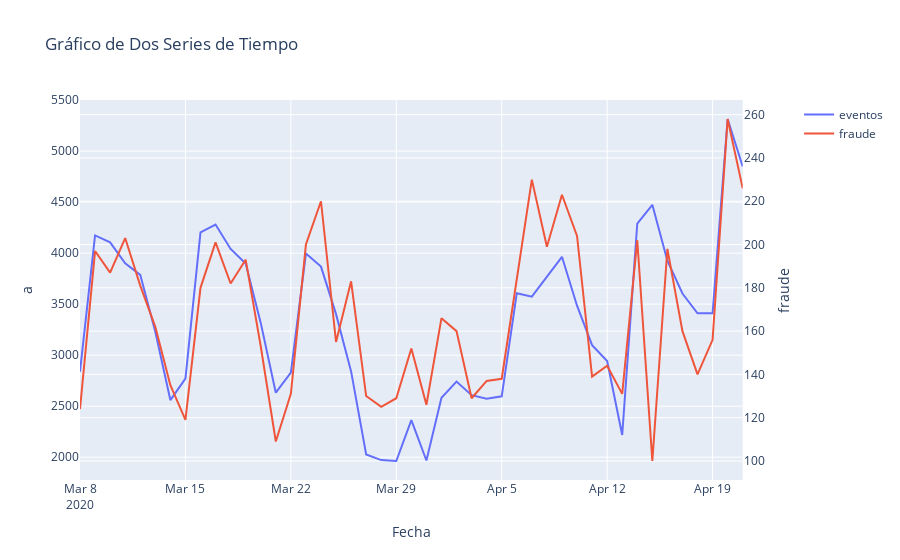

The notebook cell this image was saved under:
### Code cell
#como se ve el fraude en razon del tiempo y la cantidad , hay una caida de evnetos de fraude el 15 abril de 2020
cantidad = df.set_index('fecha').resample('d').count()
fraude = df.set_index('fecha').resample('d').sum()
fig = make_subplots(specs=[[{"secondary_y": True}]])
fig.add_trace(go.Scatter(x=cantidad.index, y=cantidad['a'], mode='lines', name='eventos'), secondary_y=False)
fig.add_trace(go.Scatter(x=fraude.index, y=fraude['fraude'], mode='lines', name='fraude'), secondary_y=True)
fig.update_layout(title='Gráfico de Dos Series de Tiempo', xaxis_title='Fecha')
fig.update_yaxes(title_text="a", secondary_y=False)
fig.update_yaxes(title_text="fraude", secondary_y=True)
fig.show()
